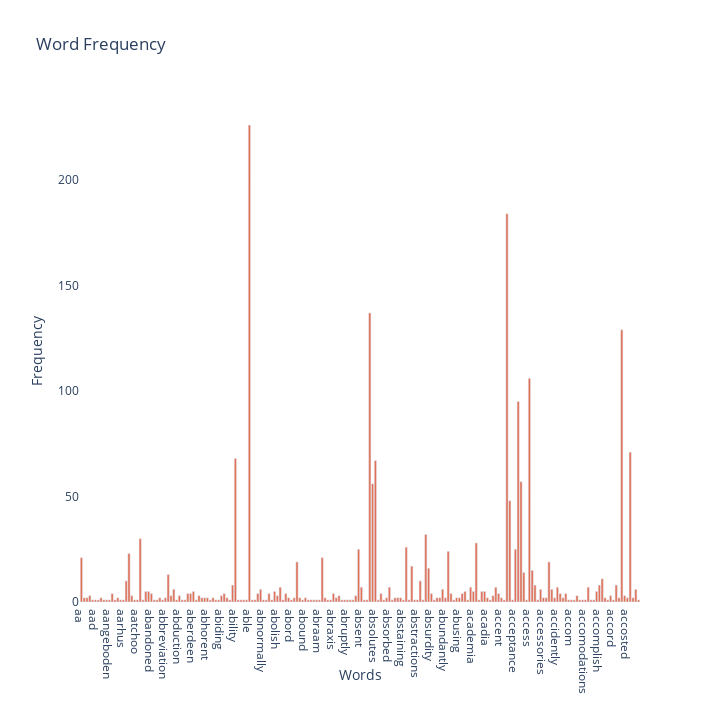

Here is the notebook cell this chart was saved with:
### Code cell
# Display the graph
fig = go.Figure()
fig.add_trace(trace)
fig.update_layout(layout)
fig.show()

### Figure 1 — Plotly figure (JSON) as saved in the notebook; plotly's stock layout.template omitted (floating-point values rounded to 4 significant figures; data arrays with more than 128 entries replaced by an {"elided": "..."} marker saying what was removed)
{"data": [{"marker": {"color": "rgb(222, 113, 88)"}, "orientation": "v", "type": "bar", "x": {"elided": "200 str values"}, "y": {"elided": "200 int values"}}], "layout": {"autosize": true, "barmode": "group", "height": 720, "orientation": 90, "paper_bgcolor": "rgba(0,0,0,0)", "plot_bgcolor": "rgba(0,0,0,0)", "showlegend": false, "title": {"text": "Word Frequency"}, "width": 720, "xaxis": {"gridcolor": "white", "title": {"text": "Words"}, "zeroline": false}, "yaxis": {"gridcolor": "white", "title": {"text": "Frequency"}}}}
